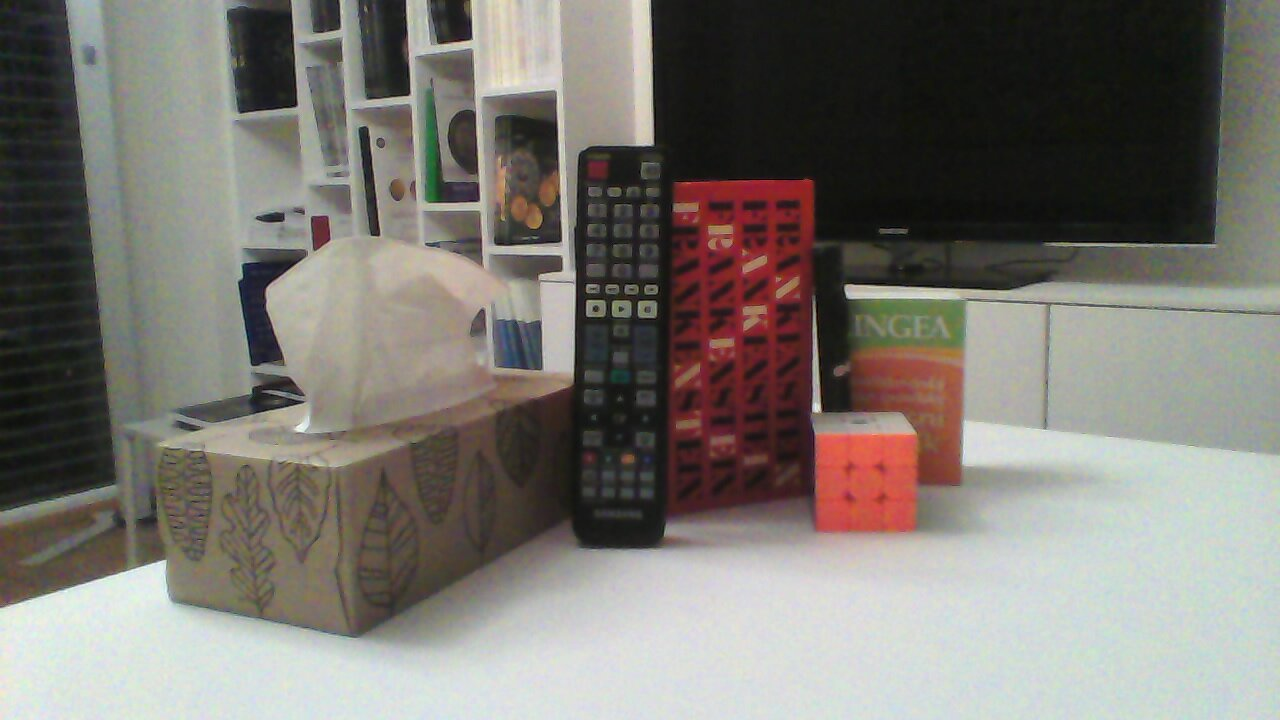
//> input picture EpipolarGeometry/sourceL.jpg, 1280 x 720 px, given in place of the camera
$ ./main   (built with g++ and OpenCV 4)
//> lines starting //> are read from the running program, lines starting //| are printed output that depends on the picture; after the words box and inside, x2 and y2 are one past the last pixel; in counts of white or black regions, pixels touching at a corner belong together
#include <vector>
#include <opencv2/opencv.hpp>

cv::Mat image;
std::vector<std::vector<int>> newPoints;

std::vector<std::vector<int>> myColors = {
        {0, 104, 39, 76, 255, 255},     // green
        {0, 143, 51, 85, 255, 255}      // orange
};

std::vector<cv::Scalar> myColorValues = {
        {255, 165, 0},
        {255, 255, 0}
};


cv::Point getContours(const cv::Mat &imgDil) {
    std::vector<std::vector<cv::Point>> contours;
    std::vector<cv::Vec4i> hierarchy;
    cv::findContours(imgDil, contours, hierarchy, cv::RETR_EXTERNAL, cv::CHAIN_APPROX_SIMPLE);

    std::vector<std::vector<cv::Point>> contourPoly(contours);
    std::vector<cv::Rect> boundRect(contours.size());

    cv::Point myPoint(0, 0);

    for (int i = 0; i < contours.size(); i++) {
        auto area = cv::contourArea(contours[i]);
        std::cout << "Area: " << area << '\n';
        if (area > 1000) {
            auto peri = cv::arcLength(contours[i], true);
            cv::approxPolyDP(contours[i], contourPoly[i], 0.02 * peri, true);
            std::cout << "Corner points: " << contourPoly[i].size() << '\n';
            boundRect[i] = cv::boundingRect(contourPoly[i]);

            myPoint.x = boundRect[i].x + boundRect[i].width / 2;
            myPoint.y = boundRect[i].y;

            cv::drawContours(image, contourPoly, i, cv::Scalar(255, 0, 255), 2);
            cv::rectangle(image, boundRect[i].tl(), boundRect[i].br(), cv::Scalar(0, 255, 0), 5);
        }
    }

    return myPoint;
}


std::vector<std::vector<int>> findColor(const cv::Mat& img) {
    cv::Mat imgHSV;
    cv::cvtColor(img, imgHSV, cv::COLOR_BGR2HSV);

    for (int i = 0; i < myColors.size(); i++) {
        cv::Scalar lowerLimit(myColors[i][0], myColors[i][1], myColors[i][2]);
        cv::Scalar upperLimit(myColors[i][3], myColors[i][4], myColors[i][5]);
        cv::Mat mask;
        cv::inRange(imgHSV, lowerLimit, upperLimit, mask);
        cv::imshow(std::to_string(i), mask);
        cv::Point myPoint = getContours(mask);
        if (myPoint.x != 0 && myPoint.y != 0) {
            newPoints.push_back({myPoint.x, myPoint.y, i});
        }
    }

    return newPoints;
}


void drawOnCanvas(const std::vector<std::vector<int>> &points, std::vector<cv::Scalar> colorValues) {
    for (int i = 0; i < points.size(); i++) {
        cv::circle(image, cv::Point(newPoints[i][0], newPoints[i][1]), 10, colorValues[points[i][2]], cv::FILLED);
    }
}


int main() {
    cv::VideoCapture capture(0);

    while (true) {
        capture.read(image);
//> image is the input picture: 720 rows x 1280 cols, CV_8UC3; mean B, G, R 113.1, 119.1, 123
        newPoints = findColor(image);
//> in findColor, `cv::cvtColor(img, imgHSV, cv::COLOR_BGR2HSV);`: imgHSV: 720 rows x 1280 cols, CV_8UC3; mean H, S, V 56.4, 39.4, 126.9
//> the loop in findColor, `for (int i = 0; i < myColors.size(); i++)` made 2 passes
//> myPoint on passes 1 to 2: Point(793, 177), Point(887, 431)
//> pass 1, in findColor, `cv::inRange(imgHSV, lowerLimit, upperLimit, mask);`:
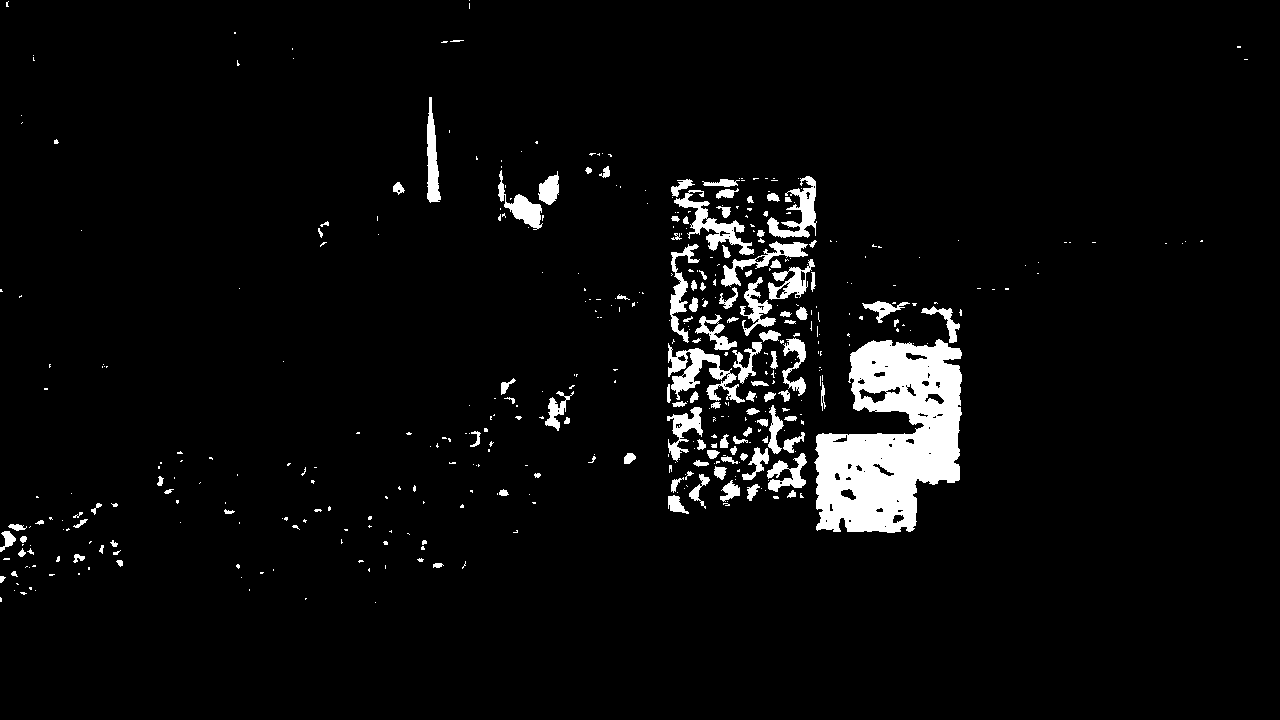
//> mask: 720 rows x 1280 cols, CV_8UC1; 4.5% white; 447 white regions (326 under 20 px), largest, box (x1, y1, x2, y2) and area: (814, 339, 962, 533) 18751, (668, 343, 745, 403) 1705, (674, 190, 754, 255) 1379
//> pass 2, in findColor, `cv::inRange(imgHSV, lowerLimit, upperLimit, mask);`:
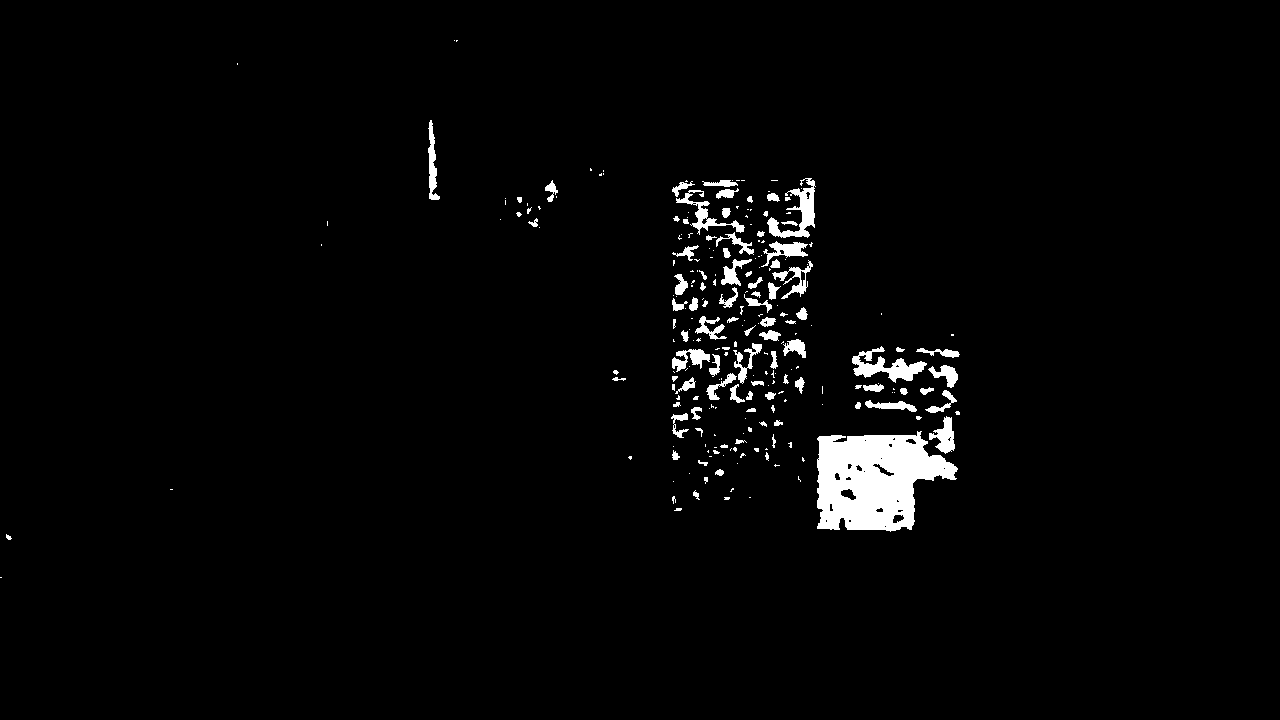
//> mask: 720 rows x 1280 cols, CV_8UC1; 2.5% white; 238 white regions (146 under 20 px), largest, box (x1, y1, x2, y2) and area: (817, 431, 958, 532) 9625, (852, 346, 927, 383) 1103, (767, 178, 816, 238) 1035
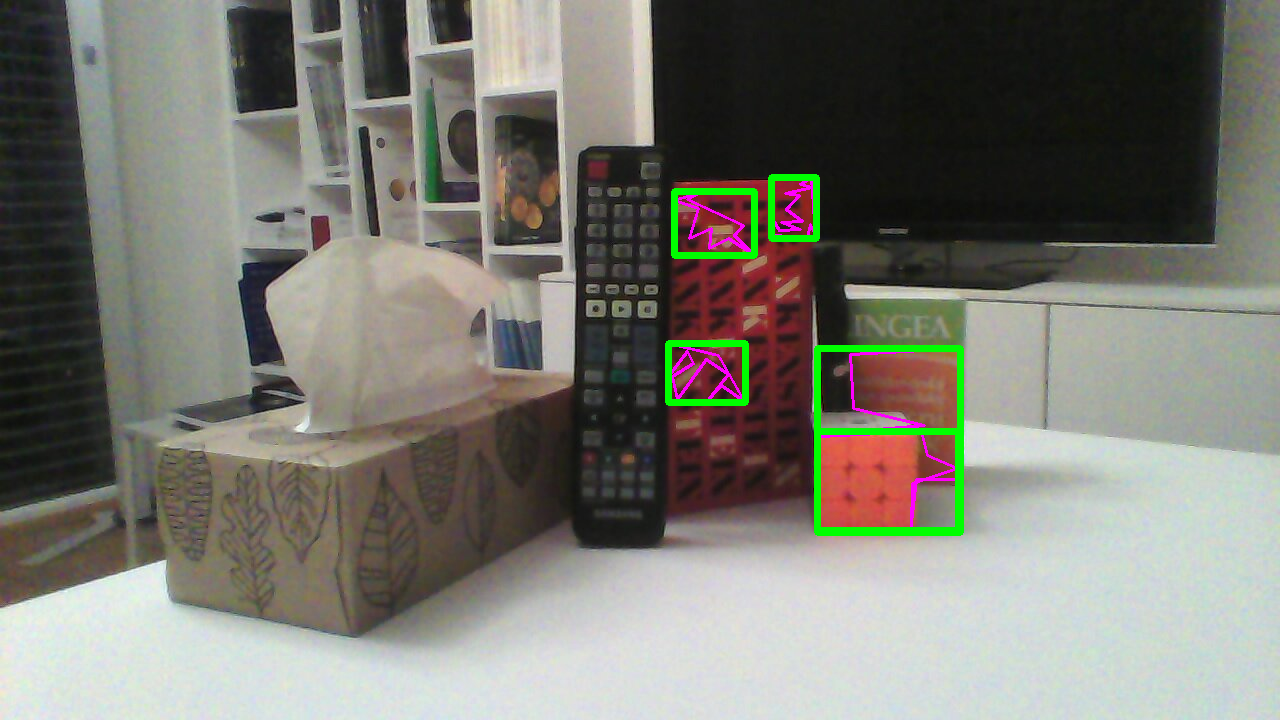
//> image: 720 rows x 1280 cols, CV_8UC3; 1.6% of pixels changed, all inside (x1, y1, x2, y2) = (665, 174, 964, 536)
//> newPoints = 2 items
        drawOnCanvas(newPoints, myColorValues);
//> the loop in drawOnCanvas, `for (int i = 0; i < points.size(); i++)` made 2 passes
//> after the loop in drawOnCanvas, `for (int i = 0; i < points.size(); i++)`:
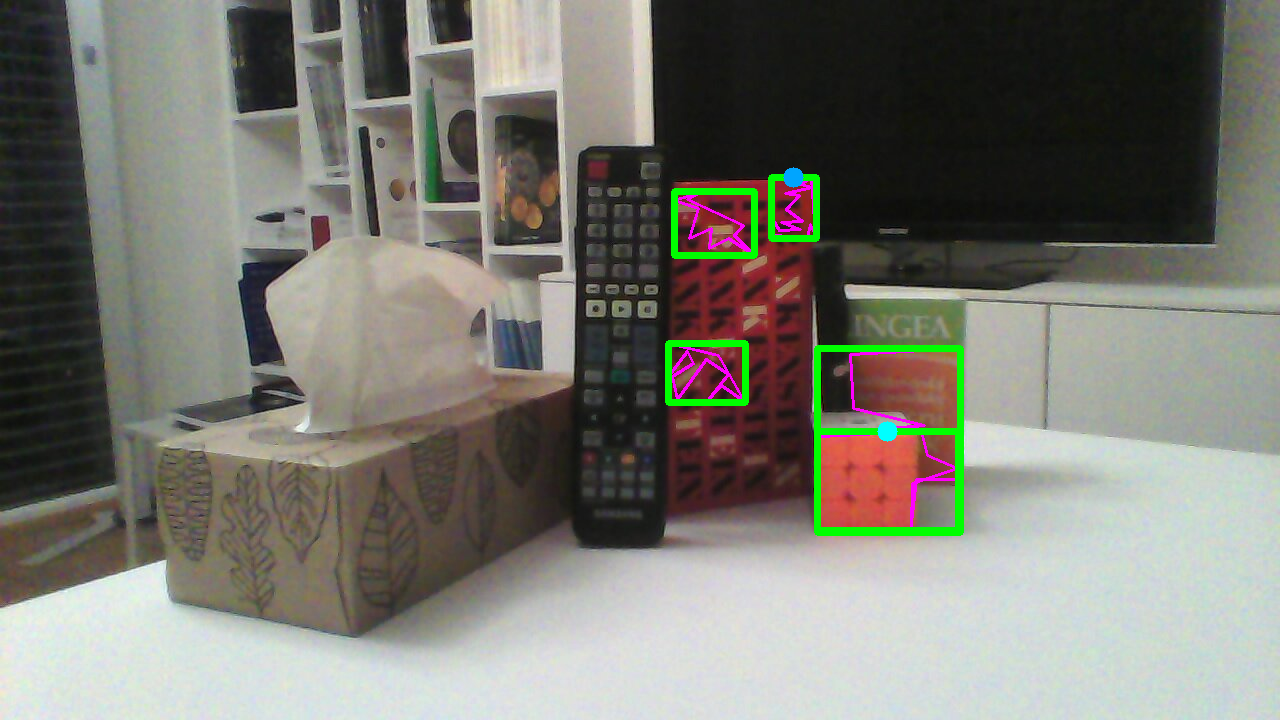
//> image: 720 rows x 1280 cols, CV_8UC3; 0.07% of pixels changed, all inside (x1, y1, x2, y2) = (783, 167, 898, 442)
//> myColorValues = 2 Scalars: [255, 165, 0, 0], [255, 255, 0, 0]
        cv::imshow("Image", image);
        if (cv::waitKey(30) == 27) {
//> the Esc key is pressed
            cv::destroyAllWindows();
            break;
        }
    }

    return 0;
}

$ run again, on EpipolarGeometry/sourceR.jpg
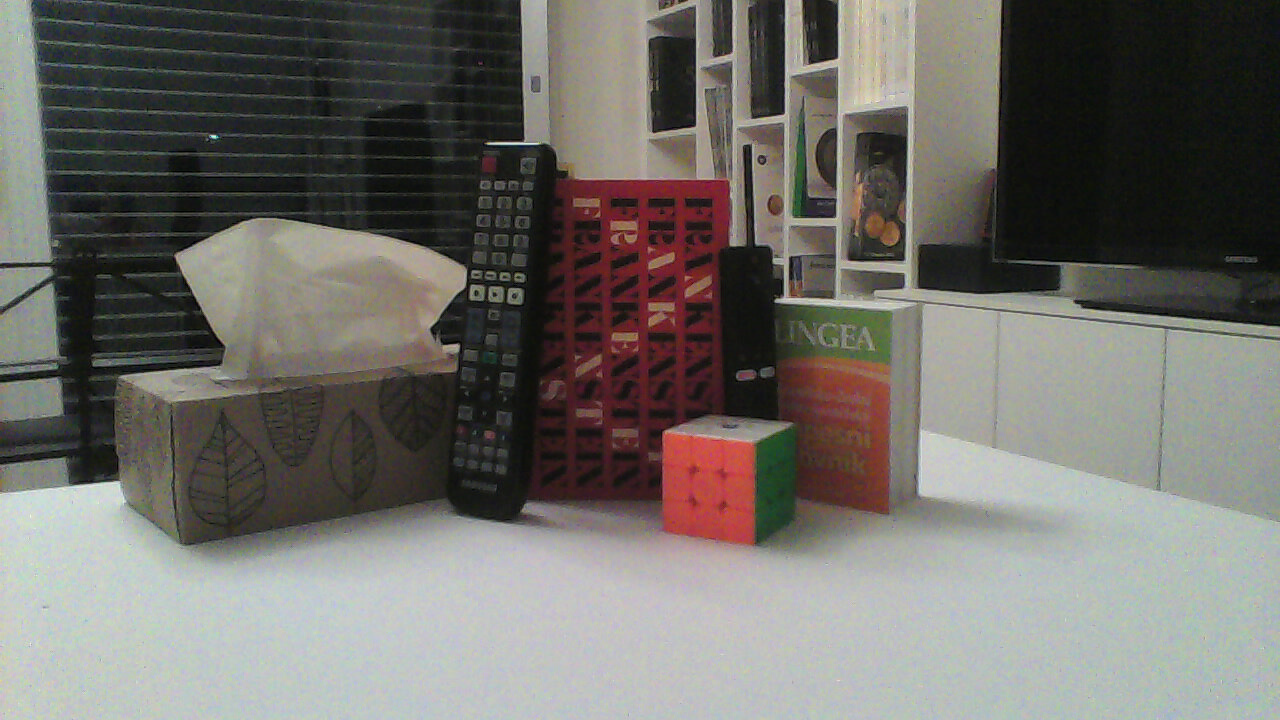
//> input picture EpipolarGeometry/sourceR.jpg, 1280 x 720 px, given in place of the camera
//> image is the input picture: 720 rows x 1280 cols, CV_8UC3; mean B, G, R 105.2, 110.3, 112.6
//> imgHSV: 720 rows x 1280 cols, CV_8UC3; mean H, S, V 67.7, 44.6, 117.7
//> the loop in findColor, `for (int i = 0; i < myColors.size(); i++)` made 2 passes
//> myPoint on passes 1 to 2: Point(766, 348), Point(834, 358)
//> pass 1, in findColor, `cv::inRange(imgHSV, lowerLimit, upperLimit, mask);`:
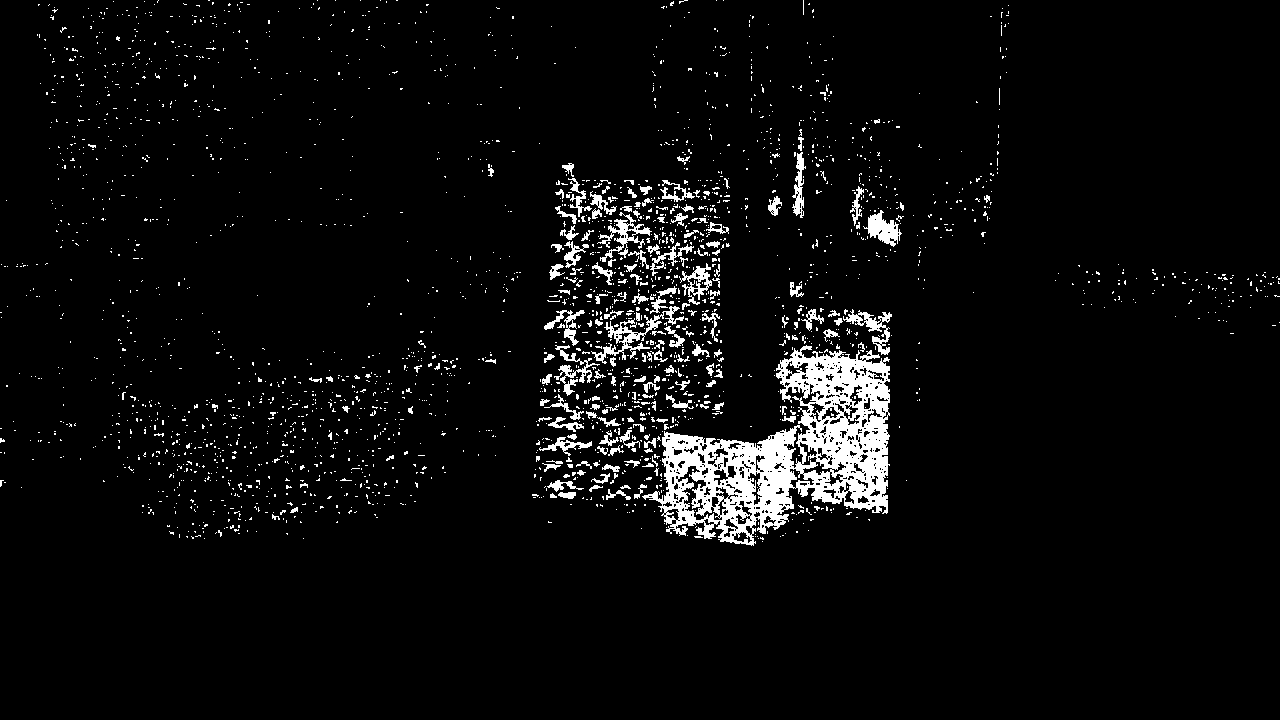
//> mask: 720 rows x 1280 cols, CV_8UC1; 4.7% white; 2580 white regions (2404 under 20 px), largest, box (x1, y1, x2, y2) and area: (642, 345, 890, 546) 20237, (591, 306, 684, 364) 1019, (597, 212, 652, 262) 738
//> newPoints = 2 items
//> the loop in drawOnCanvas, `for (int i = 0; i < points.size(); i++)` made 2 passes
//> after the loop in drawOnCanvas, `for (int i = 0; i < points.size(); i++)`:
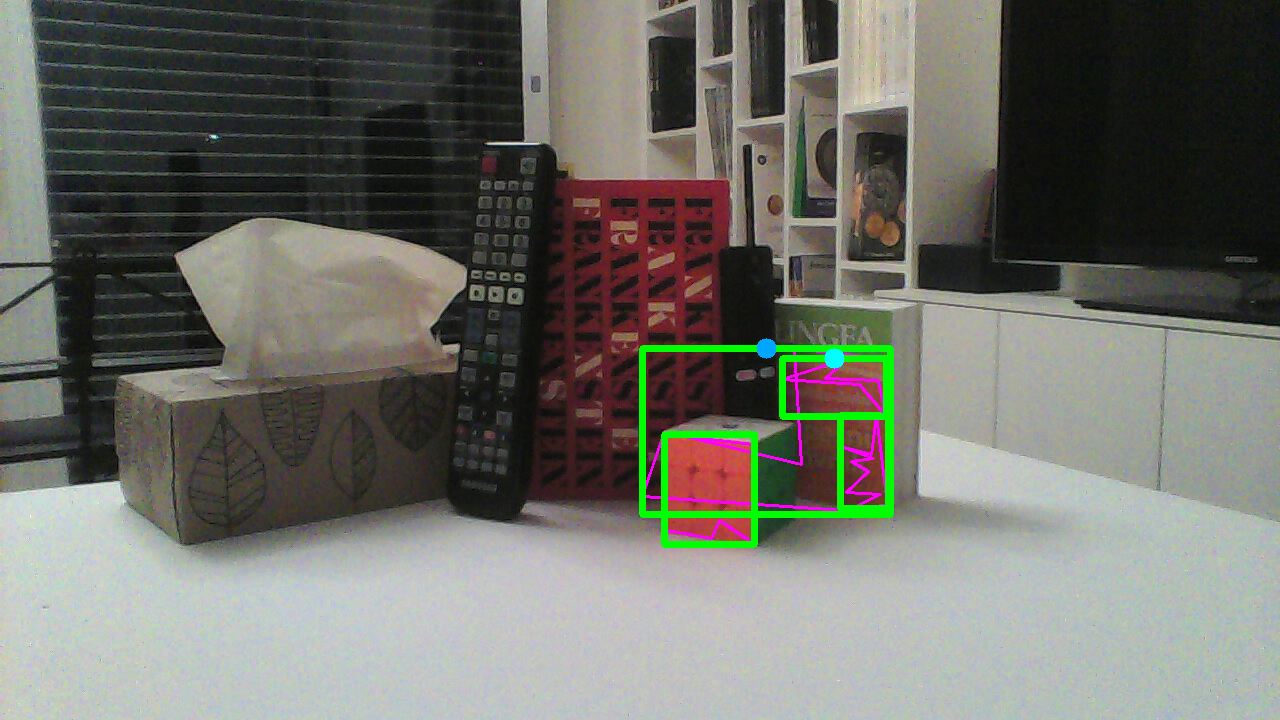
//> image: 720 rows x 1280 cols, CV_8UC3; mean B, G, R 105.3, 112.4, 111.7
//> myColorValues = 2 Scalars: [255, 165, 0, 0], [255, 255, 0, 0]
